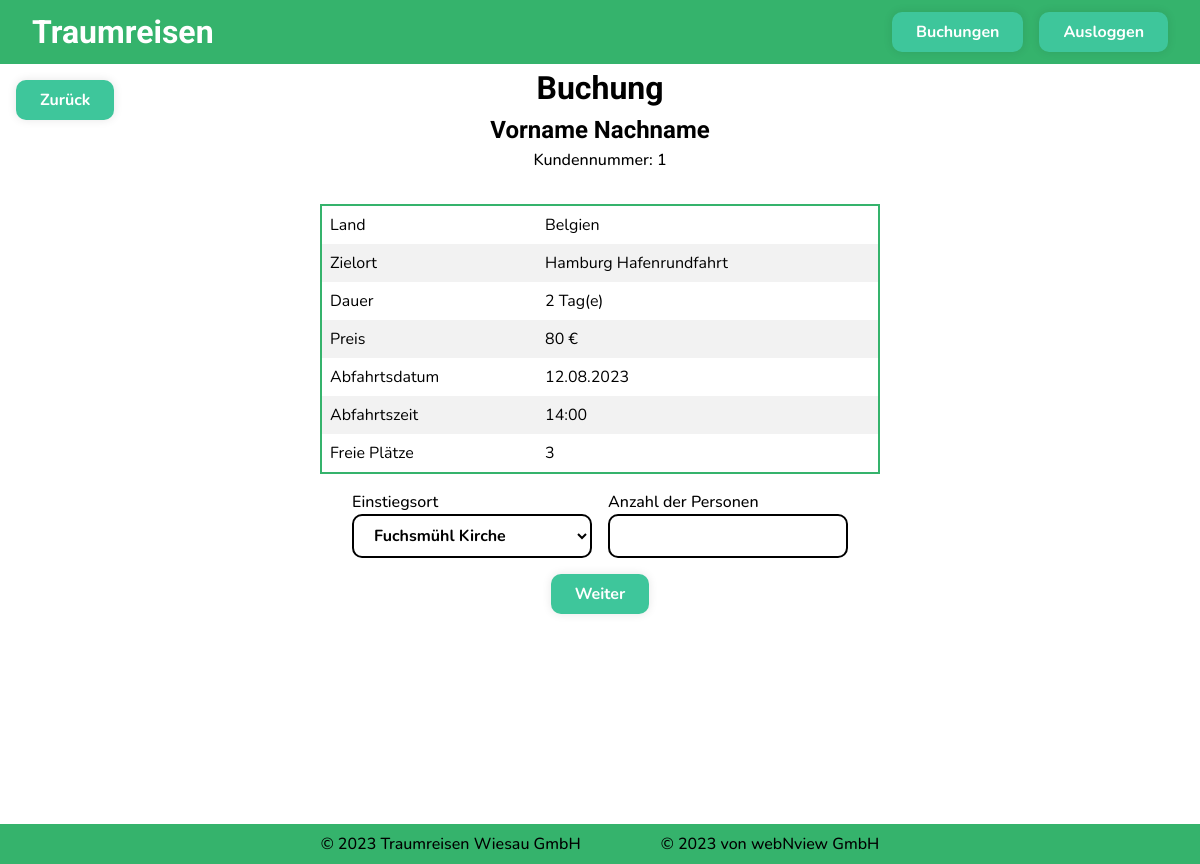
/Buche.php?ziel=2 (signed in), run on the app's committed database.
### tables this page shows
CREATE TABLE `kunde` (
  `id` int(40) NOT NULL Auto_Increment,
  `vorname` varchar(40) NOT NULL,
  `nachname` varchar(40) NOT NULL,
  `email` varchar(40) NOT NULL,
  `passwort` varchar(255) NOT NULL,
  `strasse` varchar(40) NOT NULL,
  `hausnummer` int(40) NOT NULL,
  `plz` varchar(40) NOT NULL,
  `ort` varchar(40) NOT NULL,
  `gebdat` date NOT NULL,
  PRIMARY KEY (`id`)
);

### Buche.php (the view, shortened to what this page needs)
<html>
  <head>
    <link rel="stylesheet" type="text/css" href="stylesheets/reset.css">
    <link rel="stylesheet" type="text/css" href="stylesheets/main.css">
  </head>
  <body>
    <header>
      <h1>Traumreisen</h1>
      <nav>
        <a href="Kunde.php" class="btn">Buchungen</a>
        <a href="Ausloggen.php" class="btn">Ausloggen</a>
      </nav>
    </header>
    <main class="c-vertical c-horizontal">
      <h1>Buchung</h1>
      <?php
      $email = $_SESSION['user'];
      $db = db_oeffnen();
      $sql = "SELECT id, vorname, nachname FROM kunde WHERE email = '$email'";
      $cursor=$db->query($sql);
      $kunde = $cursor->fetch(PDO::FETCH_ASSOC);
      $sql = "SELECT *, DATE_FORMAT(abfahrtsdatum, '%d.%m.%Y') as abfahrtsdatum, TIME_FORMAT(abfahrtszeit, '%H:%i') as abfahrtszeit FROM land_ziel WHERE ziel_id = $_SESSION[ziel]";
      $cursor=$db->query($sql);
      $ziel = $cursor->fetch(PDO::FETCH_ASSOC);
      echo "<h2>$kunde[vorname] $kunde[nachname]</h2>";
      echo "<p style='margin-bottom: 1rem'>Kundennummer: $kunde[id]</p>";
      echo "<form action='Pruefe.php?ziel=$_SESSION[ziel]' method='post'>";
      echo "
        <table>
          <tr><td>Land</td><td>$ziel[land_name]</td></tr>
          <tr><td>Zielort<td>$ziel[ziel]</td></tr>
          <tr><td>Dauer</td><td>$ziel[dauer] Tag(e)</td></tr>
          <tr><td>Preis</td><td>$ziel[preis] €</td></tr>
          <tr><td>Abfahrtsdatum</td><td>$ziel[abfahrtsdatum]</td></tr>
          <tr><td>Abfahrtszeit</td><td>$ziel[abfahrtszeit]</td></tr>
          <tr><td>Freie Plätze</td><td>$ziel[freieplaetze]</td></tr>
        </table>";
        ?>
        <div class='flex'>
          <div>
            <p>Einstiegsort</p>
            <select name='stellen'>
            <?php
            $sql = "SELECT id, name FROM einstiegsort";
            $cursor = $db->query($sql);
            $stellen = $cursor->fetch(PDO::FETCH_ASSOC);
            while($stellen) {
              echo "<option value='$stellen[id]'>$stellen[name]</option>";
              $stellen = $cursor->fetch(PDO::FETCH_ASSOC);
            }
            ?>
            </select>
          </div>
        <div>
        <p>Anzahl der Personen</p>
        <input type='text' name='personen'>
        </div>
        </div>
        <button type='submit' id='submit' class='btn middle'>Weiter</button>
      </form>
      <button class="btn back" onclick="history.back()">Zurück</button>
    </main>
    <footer>
      <p>© 2023 Traumreisen Wiesau GmbH</p>
      <p>© 2023 von webNview GmbH</p>
    </footer>
  </body>
</html>

### stylesheets/main.css (style rules this page uses)
:root { --accent1: #35b36c; --accent2: #7dd9d2; --accent3: #3ec69b; --accent4: #62d076; --accent5: #5ecd56; --light: #FFFFFF; --grey: #656565; --dark: #000000; --background: #F5F5F5; --ff-header: 'Roboto', sans-serif; --ff-body: 'Nunito', sans-serif; --fw-bold: 700; --fw-normal: 500; --fw-light: 300; }
h1,h2,h3,h4,h5,h6 { font-family: var(--ff-header); font-weight: var(--fw-bold); font-weight: bold; }
p,span,i,a,ul,li,ol,strong { font-family: var(--ff-body); font-weight: var(--fw-normal); width: fit-content; color: var(--dark); }
input:is([type="text"], [type="number"], [type="password"], [type="date"]), textarea, select, option { font-weight: var(--fw-bold); width: 15rem; background-color: var(--light); border: 2px solid black; font-family: var(--ff-body); border-radius: 10px; padding: .5rem 1rem; transition: 0.2s; }
:is(input, textarea, select, option):focus { outline: none; }
table { border-collapse: collapse; font-family: var(--ff-body); margin-bottom: 1rem; width: 50%; min-width: 35rem; border: 2px solid var(--accent1); }
th, td { text-align: left; padding: 8px; }
tr:nth-child(even) { background-color: #f2f2f2; }
nav { gap: 1rem; display: flex; }
header { background-color: var(--accent1); color: var(--light); height: 3rem; display: flex; position: fixed; top: 0; left: 0; width: 100%; padding: 2rem; justify-content: space-between; align-items: center; }
footer { background-color: var(--accent1); color: var(--grey); position: fixed; bottom: 0; height: 2.5rem; width: 100%; display: flex; justify-content: center; align-items: center; gap: 5rem; }
main { margin-top: 4rem; }
.flex { display: flex; justify-content: center; align-items: center; gap: 1rem; }
.middle { display:block; margin-inline: auto; }
.c-horizontal { display: flex; flex-direction: column; justify-content: center; align-items: center; }
.back { position: fixed; left: 1rem; top: 5rem; }
.btn { background-color: var(--accent3); font-family: var(--ff-body); font-weight: var(--fw-bold); color: var(--light); padding: .5rem 1.5rem; border-radius: 10px; border: none; text-decoration: none; box-shadow: 0 0 10px rgba(0, 0, 0, 0.1); transition: 0.2s; }
form>* { margin: 1rem 0; }

### data on the page
kunde: vorname "Vorname", nachname "Nachname", id "1"

### other printed values
$ziel[land_name] "Belgien"
$ziel[ziel] "Hamburg Hafenrundfahrt"
$ziel[dauer] "2"
$ziel[preis] "80"
$ziel[abfahrtsdatum] "12.08.2023"
$ziel[abfahrtszeit] "14:00"
$ziel[freieplaetze] "3"
form field stellen "Fuchsmühl Kirche"
